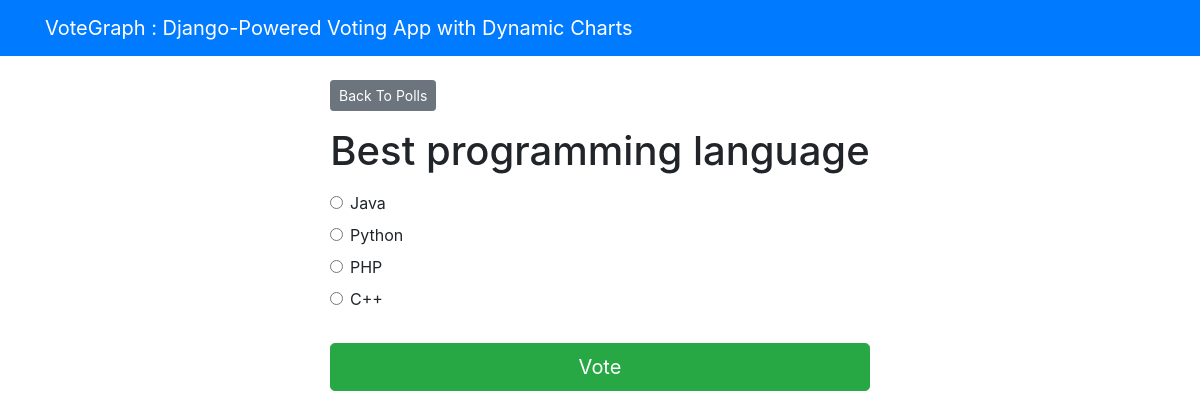
The app's page /polls/2/ with its own data.
### polls/models.py (models this page shows, shortened)
class Question(models.Model):
    question_text = models.CharField(max_length=200)
    pub_date = models.DateTimeField('date published')

class Choice(models.Model):
    question = models.ForeignKey(Question, on_delete=models.CASCADE)
    choice_text = models.CharField(max_length=200)
    votes = models.IntegerField(default=0)

### polls/views.py (the view)
# urls.py: path('<int:question_id>/', views.detail, name='detail'),
def detail(request, question_id):
  try:
    question = Question.objects.get(pk=question_id)
  except Question.DoesNotExist:
    raise Http404("Question does not exist")
  return render(request, 'polls/detail.html', { 'question': question })

### templates/polls/detail.html (shortened to what this page needs)
{% extends 'base.html' %}
{% block content %}
<a class="btn btn-secondary btn-sm mb-3" href="{% url 'polls:index' %}">Back To Polls</a>
<h1 class="text-center mb-3">{{ question.question_text }}</h1>
<form action="{% url 'polls:vote' question.id %}" method="post">
	{% for choice in question.choice_set.all %}
		<div class="form-check">
			<input
				type="radio"
				name="choice"
				class="form-check-input"
				id="choice{{ forloop.counter }}"
				value="{{ choice.id }}"
			/>
			<label for="choice{{ forloop.counter }}">{{ choice.choice_text }}</label
			>
		</div>
	{% endfor %}
	<input type="submit" value="Vote" class="btn btn-success btn-lg btn-block mt-4" />
</form>
{% endblock %}

### records on screen
Question: question_text "Best programming language"
Choice: choice_text "Java"
Choice: choice_text "Python"
Choice: choice_text "PHP"
Choice: choice_text "C++"
